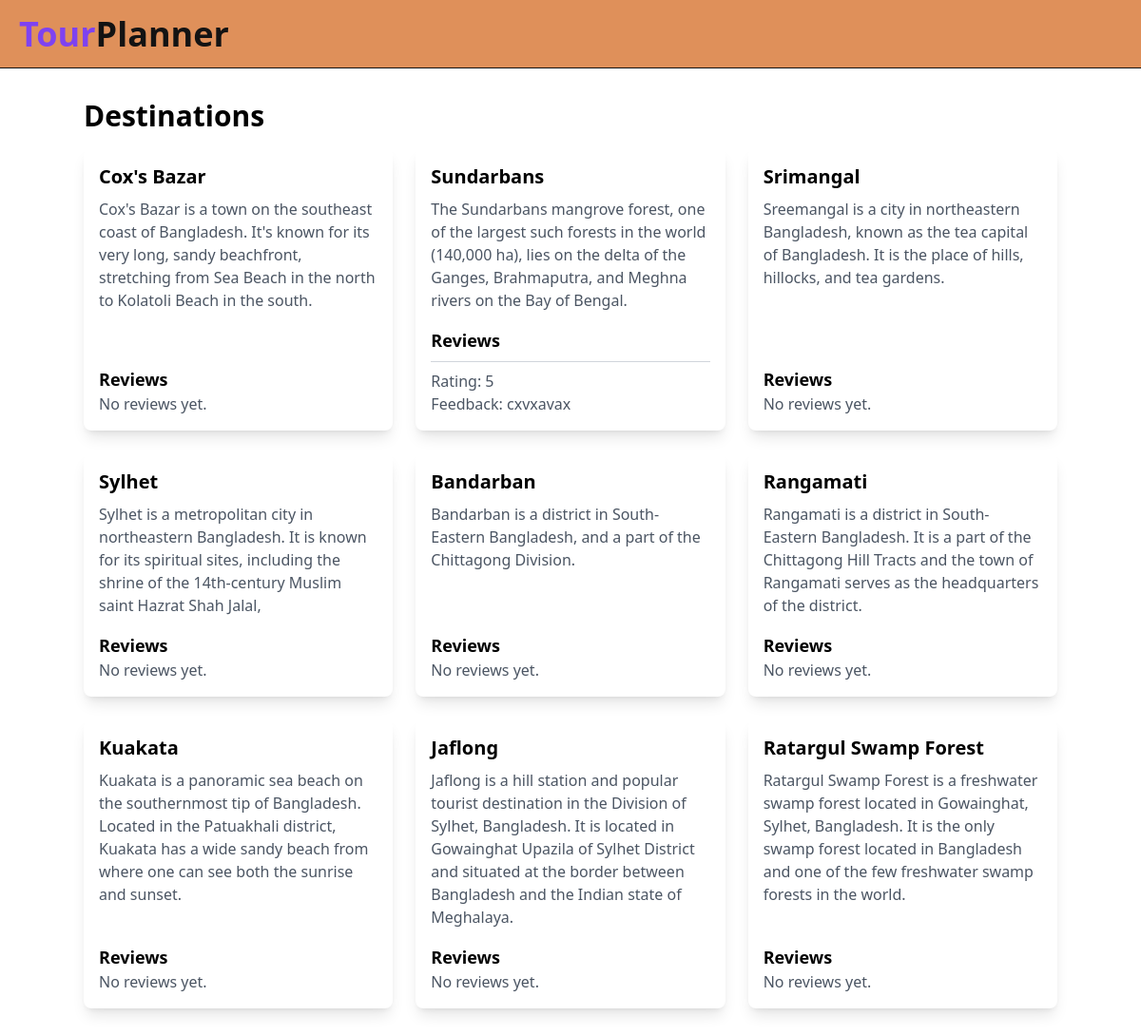
The app's page /see_destination, older data.
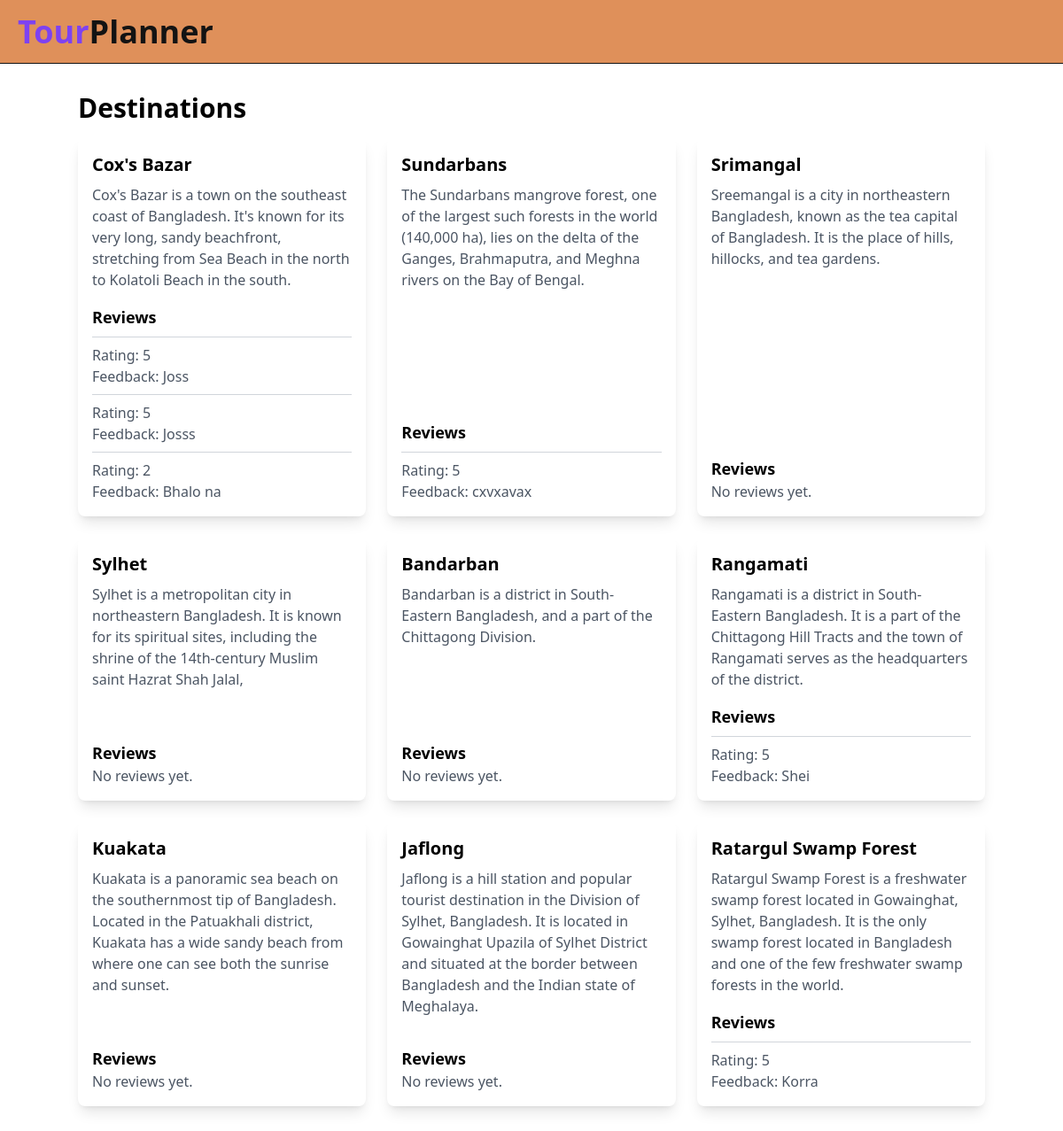
The same page, newer data.
### app/models.py (models this page shows, shortened)
class TourDestination(db.Model):
    __tablename__ = 'tour_destinations'
    destination_id = db.Column(db.Integer, primary_key=True)
    destination_name = db.Column(db.String(100))
    destination_description = db.Column(db.Text)

class Reviews(db.Model):
    __tablename__ = 'reviews'
    user_id = db.Column(db.Integer, db.ForeignKey('users.user_id'), primary_key=True)
    dest_id = db.Column(db.Integer, db.ForeignKey('tour_destinations.destination_id'), primary_key=True)
    rating = db.Column(db.Integer)
    feedback = db.Column(db.Text)

### app/routes.py (the view)
@app.route('/see_destination', methods=['GET', 'POST'])
def see_destination():
    destinations = TourDestination.query.all()
    destination_reviews = {}
    for destination in destinations:
        reviews = Reviews.query.filter_by(dest_id=destination.destination_id).limit(3).all()
        destination_reviews[destination] = reviews
    return render_template('see_destination.html', destinations=destinations, destination_reviews=destination_reviews)

### app/templates/see_destination.html (shortened to what this page needs)
{% extends "index.html" %}
{% block content %}
<div class="container mx-auto py-8">
    <h1 class="text-3xl font-bold mb-4">Destinations</h1>
    <div class="grid grid-cols-1 md:grid-cols-2 lg:grid-cols-3 gap-6">
        {% for destination in destinations %}
        <div class="bg-white rounded-lg shadow-lg p-4 flex flex-col">
            <h2 class="text-xl font-semibold mb-2">{{ destination.destination_name }}</h2>
            <p class="text-gray-600 flex-1">{{ destination.destination_description }}</p>
            <h3 class="text-lg font-semibold mt-4">Reviews</h3>
            {% if destination_reviews[destination]%}
                {% for review in destination_reviews[destination] %}
                    <div class="border-t border-gray-300 mt-2 pt-2">
                        <p class="text-gray-600">Rating: {{ review.rating }}</p>
                        <p class="text-gray-600">Feedback: {{ review.feedback }}</p>
                    </div>
                {% endfor %}
            {% else %}
                <p class="text-gray-600">No reviews yet.</p>
            {% endif %}
        </div>
        {% endfor %}
    </div>
</div>
{% endblock %}

### app/templates/index.html (shortened to what this page needs)
<!DOCTYPE html>
<html lang="en">
<head>
    <script src="https://cdn.tailwindcss.com"></script>
</head>
<body style="margin: 0; padding: 0; box-sizing: border-box; scroll-behavior: smooth;">
    <header>
        <nav class="bg-secondary mx-auto flex justify-between items-center px-5 py-4 border-b-[1px] border-txt h-[4.5rem]">
                <a href="{{ url_for('index')}}" class="text-txt font-bold text-4xl"><span class="text-primary">Tour</span>Planner</a>
        </nav>
    </header>
    <main>
    {% block content %}
    {% endblock %}
    </main>
</body>
</html>

Row changes from the older to the newer data that the page shows:
shown differently, row unchanged: TourDestination "Cox's Bazar": no longer shows "No reviews yet."
added Reviews: rating "5", feedback "Joss", shown under TourDestination "Cox's Bazar"
added Reviews: rating "5", feedback "Josss", shown under TourDestination "Cox's Bazar"
added Reviews: rating "2", feedback "Bhalo na", shown under TourDestination "Cox's Bazar"
shown differently, row unchanged: TourDestination "Rangamati": no longer shows "No reviews yet."
added Reviews: rating "5", feedback "Shei", shown under TourDestination "Rangamati"
shown differently, row unchanged: TourDestination "Ratargul Swamp Forest": no longer shows "No reviews yet."
added Reviews: rating "5", feedback "Korra", shown under TourDestination "Ratargul Swamp Forest"
